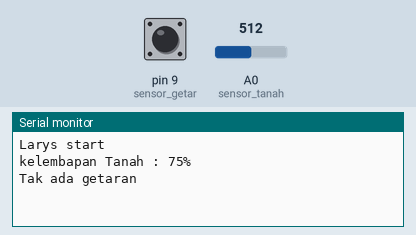
Simulated run of this sketch. Board: Arduino Uno, built with avr-gcc and run on an emulated ATmega328P. Shown: the last lines printed to the serial monitor. Inputs (shaded band) come from the test bench; at power-on: A0 (sensor_tanah) = 512, pin 9 (sensor_getar) LOW.

Above: at 3.2 s.
3.3 s: A0 (sensor_tanah) set to 716
At 4.6 s:
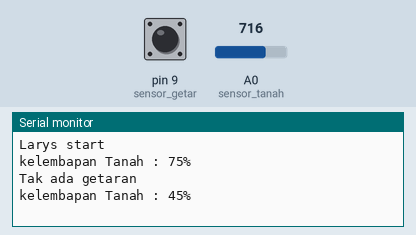
4.8 s: A0 (sensor_tanah) set to 900
At 5.9 s:
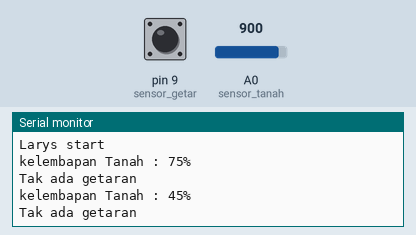
6.3 s: pin 9 (sensor_getar) pulsed HIGH 2 times (0.12 s each, 0.3 s apart)
At 7.3 s:
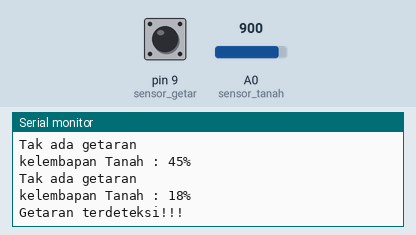
Timing chart, 0 to 9.3 s (numbered marks = the images above; inputs shaded):
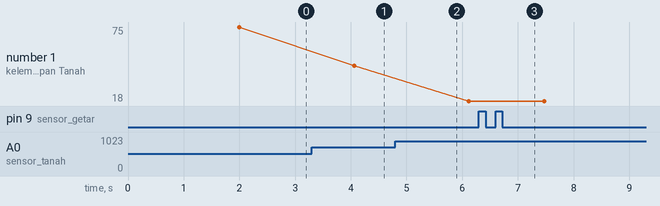

The sketch:

SoilMoisture-SW420.ino
```cpp
int sensor_tanah = A0;
int sensor_getar =9;
int output_tanah ;

void setup() {
  Serial.begin(9600);
  Serial.println("Larys start");
  pinMode(sensor_getar, INPUT);
  delay(2000);
  }

void loop() {
//sensor tanah mulai
  output_tanah= analogRead(sensor_tanah);
  output_tanah = map(output_tanah,1023,350,0,100);
  Serial.print("kelembapan Tanah : ");
  Serial.print(output_tanah);
  Serial.println("%");
//sensor tanah bubar

//sensor getar mulai
  long getar =getar_init();
  delay(50);
  if (getar > 0) {
  Serial.println("Getaran terdeteksi!!!");
//  Serial.println(getar);
//sensor getar bubar
  }
  else {
    Serial.println("Tak ada getaran");
    }
  delay(1000);
  }

long getar_init(){
  delay(10);
  long getar=pulseIn (sensor_getar, HIGH);
  return getar;
  }
```

Measured:
- after the input at 3.3 s, the serial monitor: prints a new line after 0.76 s (image 1)
- after the input at 6.3 s, the serial monitor: prints a new line after 0.17 s (image 3)
- plotted number 1: 75 → 45 after the input at 3.3 s, 45 → 18 after the input at 4.8 s
